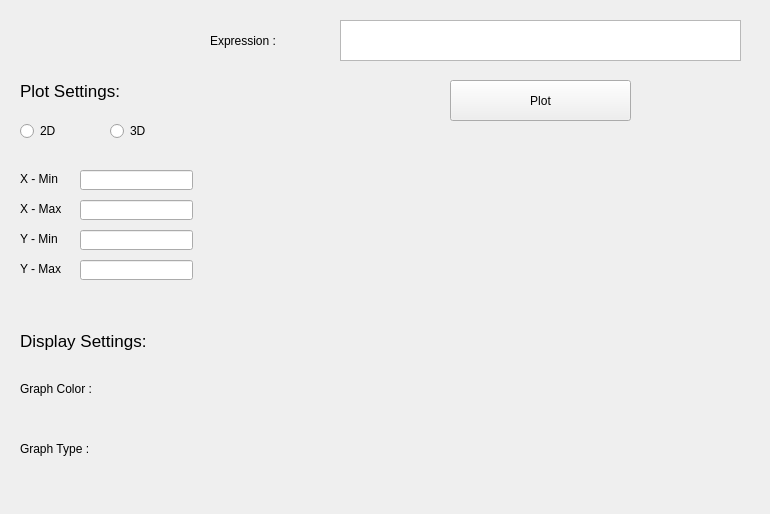
<?xml version="1.0" encoding="UTF-8"?>
<ui version="4.0">
 <class>Form</class>
 <widget class="QWidget" name="Form">
  <property name="geometry">
   <rect>
    <x>0</x>
    <y>0</y>
    <width>770</width>
    <height>514</height>
   </rect>
  </property>
  <property name="windowTitle">
   <string>Form</string>
  </property>
  <widget class="QLabel" name="label_5">
   <property name="geometry">
    <rect>
     <x>20</x>
     <y>330</y>
     <width>131</width>
     <height>21</height>
    </rect>
   </property>
   <property name="font">
    <font>
     <pointsize>13</pointsize>
    </font>
   </property>
   <property name="text">
    <string>Display Settings:</string>
   </property>
  </widget>
  <widget class="QLabel" name="label_x_min_3d">
   <property name="geometry">
    <rect>
     <x>20</x>
     <y>170</y>
     <width>51</width>
     <height>17</height>
    </rect>
   </property>
   <property name="text">
    <string>X - Min</string>
   </property>
  </widget>
  <widget class="QLabel" name="label_x_max_3d">
   <property name="geometry">
    <rect>
     <x>20</x>
     <y>200</y>
     <width>51</width>
     <height>17</height>
    </rect>
   </property>
   <property name="text">
    <string>X - Max</string>
   </property>
  </widget>
  <widget class="QRadioButton" name="radioButton_2">
   <property name="geometry">
    <rect>
     <x>110</x>
     <y>120</y>
     <width>81</width>
     <height>22</height>
    </rect>
   </property>
   <property name="text">
    <string>3D</string>
   </property>
  </widget>
  <widget class="QLabel" name="label_6">
   <property name="geometry">
    <rect>
     <x>20</x>
     <y>440</y>
     <width>91</width>
     <height>17</height>
    </rect>
   </property>
   <property name="text">
    <string>Graph Type :</string>
   </property>
  </widget>
  <widget class="QLineEdit" name="lineEdit_y_min_3d">
   <property name="geometry">
    <rect>
     <x>80</x>
     <y>230</y>
     <width>113</width>
     <height>20</height>
    </rect>
   </property>
  </widget>
  <widget class="QLabel" name="label_3">
   <property name="geometry">
    <rect>
     <x>20</x>
     <y>80</y>
     <width>101</width>
     <height>21</height>
    </rect>
   </property>
   <property name="font">
    <font>
     <pointsize>13</pointsize>
    </font>
   </property>
   <property name="text">
    <string>Plot Settings:</string>
   </property>
  </widget>
  <widget class="QRadioButton" name="radioButton">
   <property name="geometry">
    <rect>
     <x>20</x>
     <y>120</y>
     <width>81</width>
     <height>22</height>
    </rect>
   </property>
   <property name="text">
    <string>2D</string>
   </property>
  </widget>
  <widget class="QLabel" name="label_y_max_3d">
   <property name="geometry">
    <rect>
     <x>20</x>
     <y>260</y>
     <width>51</width>
     <height>17</height>
    </rect>
   </property>
   <property name="text">
    <string>Y - Max</string>
   </property>
  </widget>
  <widget class="QLabel" name="label_y_min_3d">
   <property name="geometry">
    <rect>
     <x>20</x>
     <y>230</y>
     <width>51</width>
     <height>17</height>
    </rect>
   </property>
   <property name="text">
    <string>Y - Min</string>
   </property>
  </widget>
  <widget class="QPushButton" name="Plot_3d">
   <property name="geometry">
    <rect>
     <x>450</x>
     <y>80</y>
     <width>181</width>
     <height>41</height>
    </rect>
   </property>
   <property name="text">
    <string>Plot</string>
   </property>
  </widget>
  <widget class="QLabel" name="label_2">
   <property name="geometry">
    <rect>
     <x>210</x>
     <y>20</y>
     <width>81</width>
     <height>41</height>
    </rect>
   </property>
   <property name="text">
    <string>Expression :</string>
   </property>
  </widget>
  <widget class="QTextEdit" name="expr">
   <property name="geometry">
    <rect>
     <x>340</x>
     <y>20</y>
     <width>401</width>
     <height>41</height>
    </rect>
   </property>
  </widget>
  <widget class="QLineEdit" name="lineEdit_x_max_3d">
   <property name="geometry">
    <rect>
     <x>80</x>
     <y>200</y>
     <width>113</width>
     <height>20</height>
    </rect>
   </property>
  </widget>
  <widget class="QLineEdit" name="lineEdit_x_min_3d">
   <property name="geometry">
    <rect>
     <x>80</x>
     <y>170</y>
     <width>113</width>
     <height>20</height>
    </rect>
   </property>
  </widget>
  <widget class="QLineEdit" name="lineEdit_y_max_3d">
   <property name="geometry">
    <rect>
     <x>80</x>
     <y>260</y>
     <width>113</width>
     <height>20</height>
    </rect>
   </property>
  </widget>
  <widget class="QLabel" name="label">
   <property name="geometry">
    <rect>
     <x>20</x>
     <y>380</y>
     <width>91</width>
     <height>17</height>
    </rect>
   </property>
   <property name="text">
    <string>Graph Color :</string>
   </property>
  </widget>
 </widget>
 <resources/>
 <connections/>
 <slots>
  <slot>test()</slot>
 </slots>
</ui>
